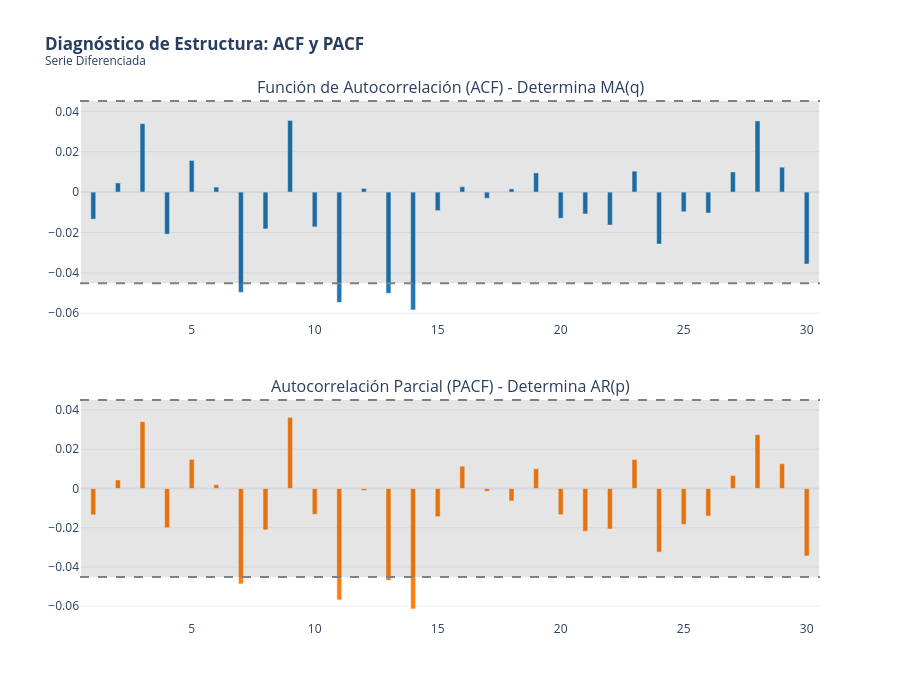

Write notebook code for a chart like this one.
### Markdown cell above
## <font color= #003366> **Gráficas de ACF y PACF** </font>
Para poder determinar el orden de nuestro modelo, es necesario realizar las gráficas de **ACF** y **PACF**:

### Code cell
ts_analysis = df['diff_1'].dropna()

# Parámetros
lags = 30  # 30 días
alpha = 0.05 # Nivel de significancia del 95%

# Cálculo de valores ACF y PACF
acf_vals = acf(ts_analysis, nlags=lags, alpha=alpha)[0][1:]
pacf_vals = pacf(ts_analysis, nlags=lags, alpha=alpha)[0][1:]

# Colocamos manualmente el intervalo de confianza para plotly
n = len(ts_analysis)
conf_interval = 1.96 / np.sqrt(n)


fig = make_subplots(rows=2, cols=1,
                    subplot_titles=("Función de Autocorrelación (ACF) - Determina MA(q)",
                                    "Autocorrelación Parcial (PACF) - Determina AR(p)"),
                    vertical_spacing=0.15)

# ACF

fig.add_trace(go.Bar(
    x=list(range(1, lags+1)), y=acf_vals,
    name='ACF', marker_color='rgb(31, 119, 180)', showlegend=False
), row=1, col=1)

# Intervalos de confianza (Sombreado)
fig.add_shape(type="rect",
    x0=0.5, y0=-conf_interval, x1=lags+0.5, y1=conf_interval,
    line=dict(color="rgba(0,0,0,0)"), fillcolor="rgba(0,0,0,0.1)",
    row=1, col=1
)
# Líneas límite
fig.add_hline(y=conf_interval, line_dash="dash", line_color="gray", row=1, col=1)
fig.add_hline(y=-conf_interval, line_dash="dash", line_color="gray", row=1, col=1)

# PACF

fig.add_trace(go.Bar(
    x=list(range(1, lags+1)), y=pacf_vals,
    name='PACF', marker_color='rgb(255, 127, 14)', showlegend=False
), row=2, col=1)

# Intervalos de confianza
fig.add_shape(type="rect",
    x0=0.5, y0=-conf_interval, x1=lags+0.5, y1=conf_interval,
    line=dict(color="rgba(0,0,0,0)"), fillcolor="rgba(0,0,0,0.1)",
    row=2, col=1
)
# Líneas límite
fig.add_hline(y=conf_interval, line_dash="dash", line_color="gray", row=2, col=1)
fig.add_hline(y=-conf_interval, line_dash="dash", line_color="gray", row=2, col=1)


fig.update_layout(
    title='<b>Diagnóstico de Estructura: ACF y PACF</b><br><sup>Serie Diferenciada</sup>',
    template='plotly_white',
    height=700,
    bargap=0.8 # Barras delgadas estilo lollipop
)

fig.show()

### Figure 1 — Plotly figure (JSON) as saved in the notebook; plotly's stock layout.template omitted (floating-point values rounded to 4 significant figures)
{"data": [{"marker": {"color": "rgb(31, 119, 180)"}, "name": "ACF", "showlegend": false, "type": "bar", "x": [1, 2, 3, 4, 5, 6, 7, 8, 9, 10, 11, 12, 13, 14, 15, 16, 17, 18, 19, 20, 21, 22, 23, 24, 25, 26, 27, 28, 29, 30], "xaxis": "x", "y": [-0.01339, 0.004528, 0.03389, -0.02084, 0.01567, 0.002475, -0.04966, -0.01823, 0.03547, -0.0172, -0.0546, 0.00182, -0.0501, -0.05835, -0.009185, 0.002694, -0.003041, 0.001592, 0.009539, -0.01293, -0.01081, -0.0163, 0.01038, -0.02571, -0.00974, -0.01037, 0.009984, 0.03524, 0.01233, -0.03561], "yaxis": "y"}, {"marker": {"color": "rgb(255, 127, 14)"}, "name": "PACF", "showlegend": false, "type": "bar", "x": [1, 2, 3, 4, 5, 6, 7, 8, 9, 10, 11, 12, 13, 14, 15, 16, 17, 18, 19, 20, 21, 22, 23, 24, 25, 26, 27, 28, 29, 30], "xaxis": "x2", "y": [-0.0134, 0.004354, 0.03407, -0.02002, 0.01488, 0.00192, -0.04864, -0.0211, 0.03625, -0.01311, -0.05679, -0.000965, -0.04683, -0.06139, -0.01436, 0.01133, -0.001393, -0.00634, 0.01002, -0.01336, -0.02177, -0.02064, 0.0148, -0.03242, -0.01829, -0.01406, 0.006619, 0.02743, 0.01264, -0.03435], "yaxis": "y2"}], "layout": {"annotations": [{"font": {"size": 16}, "showarrow": false, "text": "Función de Autocorrelación (ACF) - Determina MA(q)", "x": 0.5, "xanchor": "center", "xref": "paper", "y": 1, "yanchor": "bottom", "yref": "paper"}, {"font": {"size": 16}, "showarrow": false, "text": "Autocorrelación Parcial (PACF) - Determina AR(p)", "x": 0.5, "xanchor": "center", "xref": "paper", "y": 0.425, "yanchor": "bottom", "yref": "paper"}], "bargap": 0.8, "height": 700, "shapes": [{"fillcolor": "rgba(0,0,0,0.1)", "line": {"color": "rgba(0,0,0,0)"}, "type": "rect", "x0": 0.5, "x1": 30.5, "xref": "x", "y0": -0.04511, "y1": 0.04511, "yref": "y"}, {"line": {"color": "gray", "dash": "dash"}, "type": "line", "x0": 0, "x1": 1, "xref": "x domain", "y0": 0.04511, "y1": 0.04511, "yref": "y"}, {"line": {"color": "gray", "dash": "dash"}, "type": "line", "x0": 0, "x1": 1, "xref": "x domain", "y0": -0.04511, "y1": -0.04511, "yref": "y"}, {"fillcolor": "rgba(0,0,0,0.1)", "line": {"color": "rgba(0,0,0,0)"}, "type": "rect", "x0": 0.5, "x1": 30.5, "xref": "x2", "y0": -0.04511, "y1": 0.04511, "yref": "y2"}, {"line": {"color": "gray", "dash": "dash"}, "type": "line", "x0": 0, "x1": 1, "xref": "x2 domain", "y0": 0.04511, "y1": 0.04511, "yref": "y2"}, {"line": {"color": "gray", "dash": "dash"}, "type": "line", "x0": 0, "x1": 1, "xref": "x2 domain", "y0": -0.04511, "y1": -0.04511, "yref": "y2"}], "title": {"text": "<b>Diagnóstico de Estructura: ACF y PACF</b><br><sup>Serie Diferenciada</sup>"}, "xaxis": {"anchor": "y", "domain": [0, 1]}, "xaxis2": {"anchor": "y2", "domain": [0, 1]}, "yaxis": {"anchor": "x", "domain": [0.575, 1]}, "yaxis2": {"anchor": "x2", "domain": [0, 0.425]}}}
